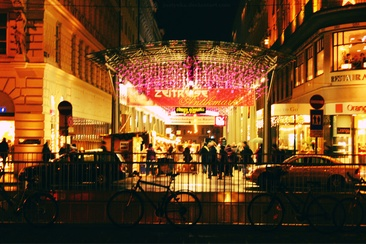
#> input picture low_contrast.jpg, 366 x 244 px, shrunk from 750 x 500 before the run
$ jupyter execute PCD_Assignment02.ipynb
#> lines starting #> are read from the running program, lines starting #| are printed output that depends on the picture; long printed decimals are rounded
#Image Enhancement untuk Citra Terdegradasi
Muhammad Ilhamuddin (25/559695/PA/23555)

##Import library

[cell 1]
import numpy as np
from numpy.lib.stride_tricks import sliding_window_view
from PIL import Image
import matplotlib.pyplot as plt
import os

##Memuat dan menyimpan citra

[cell 2]
def load_image(path):
    image = Image.open(path).convert("RGB")
    return np.array(image).astype(np.float64)


def save_image(array, path):
    array = np.clip(array, 0, 255).astype(np.uint8)
    Image.fromarray(array).save(path)

##Konversi ruang warna RGB ke YCbCr

[cell 3]
def rgb_to_ycbcr(image):
    r, g, b = image[:, :, 0], image[:, :, 1], image[:, :, 2]
    y = 0.299 * r + 0.587 * g + 0.114 * b
    cb = 128 - 0.168736 * r - 0.331264 * g + 0.5 * b
    cr = 128 + 0.5 * r - 0.418688 * g - 0.081312 * b
    return np.stack([y, cb, cr], axis=2)


def ycbcr_to_rgb(image):
    y, cb, cr = image[:, :, 0], image[:, :, 1], image[:, :, 2]
    r = y + 1.402 * (cr - 128)
    g = y - 0.344136 * (cb - 128) - 0.714136 * (cr - 128)
    b = y + 1.772 * (cb - 128)
    return np.stack([r, g, b], axis=2)

##Histogram equalization untuk citra kontras rendah

[cell 4]
def equalize_channel(channel):
    channel = np.clip(channel, 0, 255).astype(np.uint8)
    histogram = np.bincount(channel.flatten(), minlength=256)
    cdf = np.cumsum(histogram)
    cdf_min = cdf[cdf > 0].min()
    total_pixels = channel.size
    lookup = np.round((cdf - cdf_min) / (total_pixels - cdf_min) * 255)
    lookup = np.clip(lookup, 0, 255)
    return lookup[channel]


def equalize_luminance(image):
    ycbcr = rgb_to_ycbcr(image)
    ycbcr[:, :, 0] = equalize_channel(ycbcr[:, :, 0])
    return ycbcr_to_rgb(ycbcr)

##Koreksi gamma untuk citra underexposure dan overexposure

[cell 5]
def gamma_correction_luminance(image, gamma):
    ycbcr = rgb_to_ycbcr(image)
    normalized = ycbcr[:, :, 0] / 255.0
    corrected = np.power(normalized, gamma) * 255.0
    ycbcr[:, :, 0] = corrected
    return ycbcr_to_rgb(ycbcr)

##Kernel Gaussian dan konvolusi 2D

[cell 6]
def generate_gaussian_kernel(size, sigma):
    half = size // 2
    axis = np.arange(-half, half + 1)
    xx, yy = np.meshgrid(axis, axis)
    kernel = np.exp(-(xx ** 2 + yy ** 2) / (2 * sigma ** 2))
    return kernel / kernel.sum()


def convolve2d(channel, kernel):
    kh, kw = kernel.shape
    pad_h, pad_w = kh // 2, kw // 2
    padded = np.pad(channel, ((pad_h, pad_h), (pad_w, pad_w)), mode="edge")
    windows = sliding_window_view(padded, (kh, kw))
    flipped = kernel[::-1, ::-1]
    return np.einsum("ijkl,kl->ij", windows, flipped)

##Unsharp masking untuk citra blur

[cell 7]
def unsharp_mask(image, kernel_size, sigma, alpha):
    kernel = generate_gaussian_kernel(kernel_size, sigma)
    result = np.zeros_like(image)
    for c in range(3):
        blurred = convolve2d(image[:, :, c], kernel)
        detail = image[:, :, c] - blurred
        result[:, :, c] = image[:, :, c] + alpha * detail
    return result

##Fungsi bantu untuk menampilkan perbandingan

[cell 8]
def show_comparison(original, enhanced, title_left, title_right):
    fig, axes = plt.subplots(1, 2, figsize=(12, 6))
    axes[0].imshow(np.clip(original, 0, 255).astype(np.uint8))
    axes[0].set_title(title_left)
    axes[0].axis("off")
    axes[1].imshow(np.clip(enhanced, 0, 255).astype(np.uint8))
    axes[1].set_title(title_right)
    axes[1].axis("off")
    plt.tight_layout()
    plt.show()


def show_histogram(original, enhanced, title):
    y_original = rgb_to_ycbcr(original)[:, :, 0]
    y_enhanced = rgb_to_ycbcr(enhanced)[:, :, 0]
    plt.figure(figsize=(8, 4))
    plt.hist(y_original.flatten(), bins=256, range=(0, 255), alpha=0.6, label="Sebelum")
    plt.hist(y_enhanced.flatten(), bins=256, range=(0, 255), alpha=0.6, label="Sesudah")
    plt.title(title)
    plt.xlabel("Intensitas")
    plt.ylabel("Jumlah piksel")
    plt.legend()
    plt.show()

##Memuat keempat citra uji

[cell 9]
low_contrast = load_image("low_contrast.jpg")
#> in load_image, image is the input picture: PIL image 366x244 RGB; mean R, G, B 109.5, 70.8, 34.8
underexposure = load_image("underexposure.jpeg")
#> call 2 of load_image, with path = 'underexposure.jpeg'
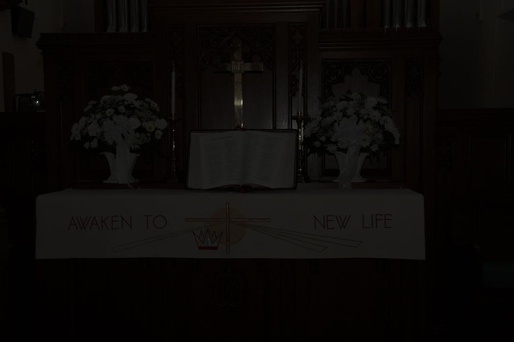
#> input picture underexposure.jpeg, 514 x 342 px, shrunk from 1052 x 701 before the run
#> in load_image, image is the input picture: PIL image 514x342 RGB; mean R, G, B 11.4, 9.4, 7.6
overexposure = load_image("overexposure.jpeg")
#> call 3 of load_image, with path = 'overexposure.jpeg'
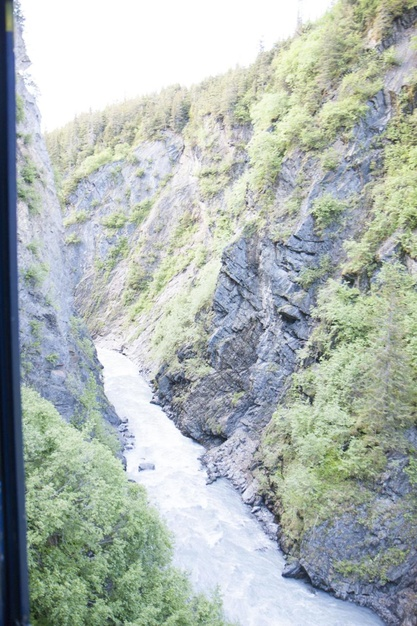
#> input picture overexposure.jpeg, 417 x 626 px, shrunk from 855 x 1282 before the run
#> in load_image, image is the input picture: PIL image 417x626 RGB; mean R, G, B 174, 183, 179
blur = load_image("blur.jpeg")
#> call 4 of load_image, with path = 'blur.jpeg'
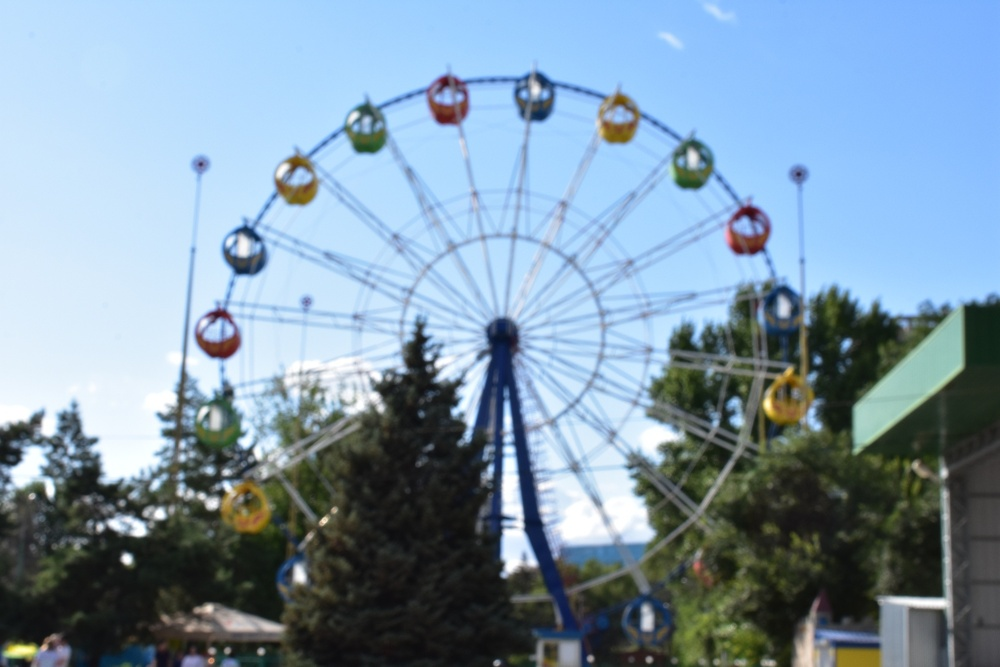
#> input picture blur.jpeg, 1000 x 667 px, shrunk from 2048 x 1365 before the run
#> in load_image, image is the input picture: PIL image 1000x667 RGB; mean R, G, B 127.1, 150.8, 169.3

print("Rata-rata intensitas low_contrast.jpg  :", low_contrast.mean())
#| Rata-rata intensitas low_contrast.jpg  : 71.678
print("Rata-rata intensitas underexposure.jpeg:", underexposure.mean())
#| Rata-rata intensitas underexposure.jpeg: 9.481
print("Rata-rata intensitas overexposure.jpeg :", overexposure.mean())
#| Rata-rata intensitas overexposure.jpeg : 178.649
print("Rata-rata intensitas blur.jpeg         :", blur.mean())
#| Rata-rata intensitas blur.jpeg         : 149.073

##Enhancement citra kontras rendah (low_contrast.jpg)

Citra ini merupakan foto suasana malam di sebuah area pertokoan dengan lampu hias, sepeda yang diparkir di pagar besi, kendaraan, dan beberapa orang di sekitarnya. Sebagian besar piksel terkumpul pada rentang intensitas yang sempit sehingga kontrasnya terasa datar dan detail pada bagian yang temaram kurang terlihat. Histogram equalization diterapkan untuk menyebarkan intensitas ke seluruh rentang 0-255.

[cell 10]
low_contrast_result = equalize_luminance(low_contrast)
#> in rgb_to_ycbcr, `return np.stack([y, cb, cr], axis=2)`:
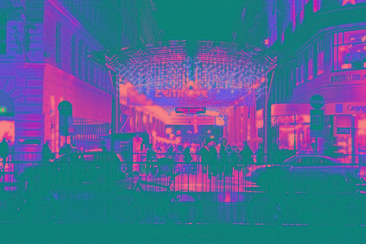
#> returned value: shape (244, 366, 3) float64; mean of channels 0, 1, 2 78.3, 103.5, 150.3; drawn as R, G, B
#> in equalize_channel, `histogram = np.bincount(channel.flatten(), minlength=256)`: histogram = 256 values, max 4586 at index 12, min 0 at index 0, mean 348.8
#> in equalize_channel, `cdf = np.cumsum(histogram)`: cdf = 256 values from 0 to 89304
#> in equalize_channel, `cdf_min = cdf[cdf > 0].min()`: cdf_min = 2
#> in equalize_channel, `lookup = np.round((cdf - cdf_min) / (total_pixels - cdf_min) * 255)`: lookup = 256 values from 0 to 255
#> in ycbcr_to_rgb, `g = y - 0.344136 * (cb - 128) - 0.714136 * (cr - 128)`:
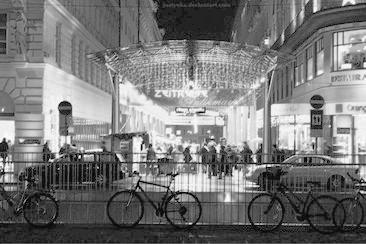
#> g: shape (244, 366) float64; min -6.97, max 266.3, mean 121.6; drawn with min black and max white
#> in ycbcr_to_rgb, `b = y + 1.772 * (cb - 128)`:
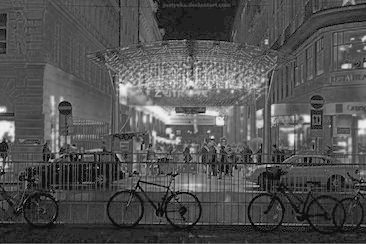
#> b: shape (244, 366) float64; min -7, max 281.8, mean 85.6; drawn with min black and max white
show_comparison(low_contrast, low_contrast_result, "Sebelum (low contrast)", "Sesudah histogram equalization")
show_histogram(low_contrast, low_contrast_result, "Histogram kanal Y - low_contrast.jpg")

##Enhancement citra underexposure (underexposure.jpeg)

Citra altar gereja ini terlalu gelap sehingga detail seperti bunga, salib, dan tulisan pada kain altar hampir tidak terlihat. Koreksi gamma dengan nilai gamma di bawah 1 diterapkan untuk mengangkat intensitas area gelap tanpa membuat area yang sudah terang menjadi over-saturasi.

[cell 11]
underexposure_result = gamma_correction_luminance(underexposure, gamma=0.4)
#> in rgb_to_ycbcr (call 4), `return np.stack([y, cb, cr], axis=2)`:
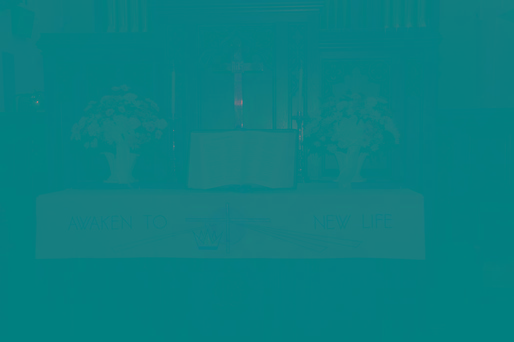
#> returned value: shape (342, 514, 3) float64; mean of channels 0, 1, 2 9.8, 126.8, 129.1; drawn as R, G, B
#> in gamma_correction_luminance, `corrected = np.power(normalized, gamma) * 255.0`:
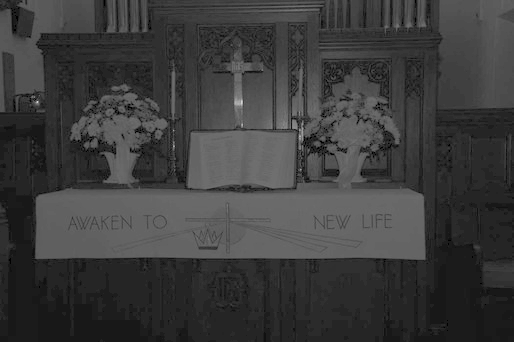
#> corrected: shape (342, 514) float64; min 0, max 213.2, mean 60.8
#> in gamma_correction_luminance, `ycbcr[:, :, 0] = corrected`:
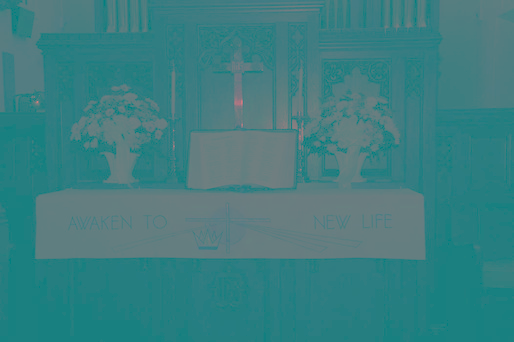
#> ycbcr: shape (342, 514, 3) float64; mean R, G, B 60.8, 126.8, 129.1
show_comparison(underexposure, underexposure_result, "Sebelum (underexposure)", "Sesudah koreksi gamma (gamma=0.4)")
show_histogram(underexposure, underexposure_result, "Histogram kanal Y - underexposure.jpeg")
#> call 2 of show_histogram, with title = 'Histogram kanal Y - underexposure.jpeg'
#> in show_histogram (call 2), `plt.show()`:
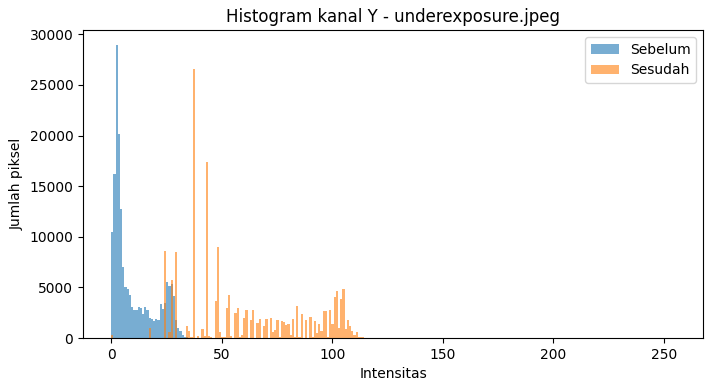
#> figure drawn by matplotlib, 1 panel; tallest bar 28978 high, from x = 1.99 to 2.99; tallest bar 26553 high, from x = 36.86 to 37.85

##Enhancement citra overexposure (overexposure.jpeg)

Citra ngarai ini memiliki area langit yang terlalu terang hingga mendekati putih polos, sehingga sebagian detail awan hilang. Koreksi gamma dengan nilai gamma di atas 1 diterapkan untuk menekan intensitas area terang sehingga rentang dinamis citra menjadi lebih seimbang.

[cell 12]
overexposure_result = gamma_correction_luminance(overexposure, gamma=1.8)
show_comparison(overexposure, overexposure_result, "Sebelum (overexposure)", "Sesudah koreksi gamma (gamma=1.8)")
show_histogram(overexposure, overexposure_result, "Histogram kanal Y - overexposure.jpeg")

##Enhancement citra blur (blur.jpeg)

Citra bianglala ini mengalami blur akibat fokus kamera yang tidak tepat. Unsharp masking diterapkan dengan mengurangkan versi Gaussian blur dari citra asli untuk mendapatkan komponen detail, kemudian komponen tersebut dikuatkan dan ditambahkan kembali ke citra asli.

[cell 13]
blur_result = unsharp_mask(blur, kernel_size=9, sigma=3.0, alpha=2.5)
show_comparison(blur, blur_result, "Sebelum (blur)", "Sesudah unsharp masking")

##Menyimpan seluruh hasil enhancement

Seluruh hasil enhancement disimpan ke folder output dalam format PNG agar dapat dilampirkan pada laporan.

[cell 14]
os.makedirs("output", exist_ok=True)
save_image(low_contrast_result, "output/low_contrast_result.png")
save_image(underexposure_result, "output/underexposure_result.png")
save_image(overexposure_result, "output/overexposure_result.png")
save_image(blur_result, "output/blur_result.png")
